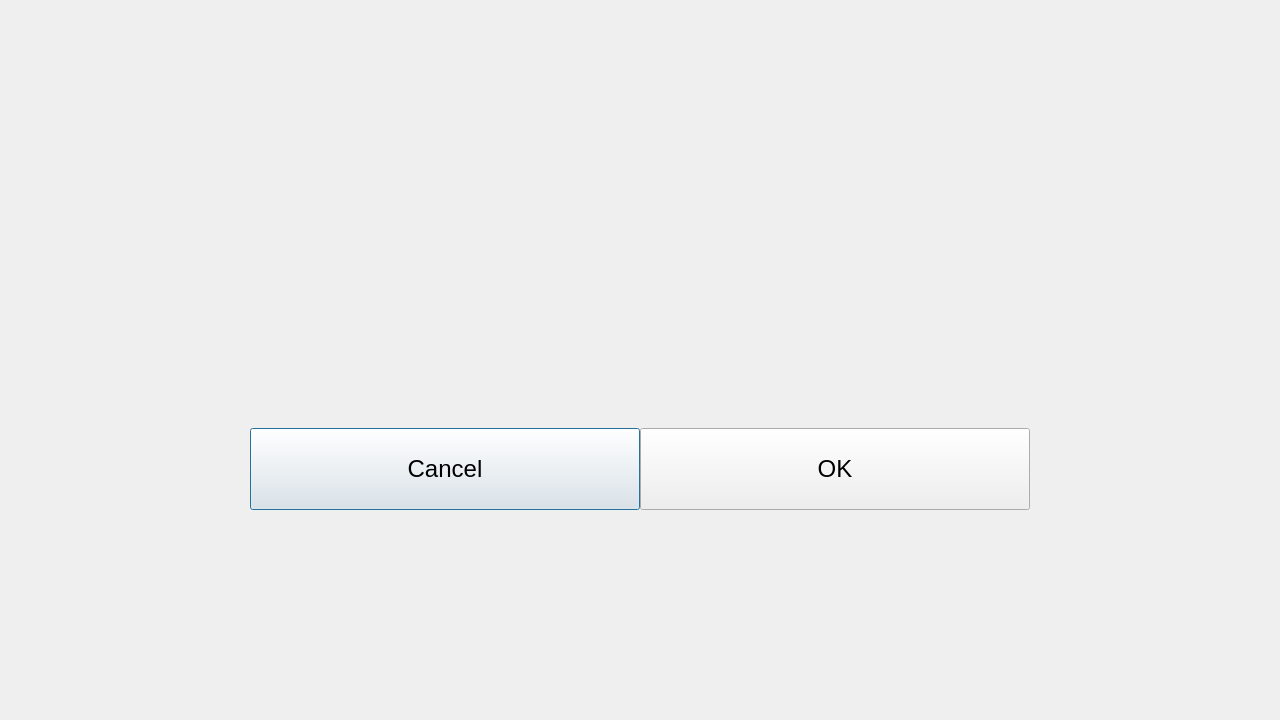
<?xml version="1.0" encoding="UTF-8"?>
<ui version="4.0">
 <class>OverlayDialog</class>
 <widget class="QDialog" name="OverlayDialog">
  <property name="geometry">
   <rect>
    <x>0</x>
    <y>0</y>
    <width>1280</width>
    <height>720</height>
   </rect>
  </property>
  <property name="windowTitle">
   <string>Dialog</string>
  </property>
  <property name="styleSheet">
   <string notr="true"/>
  </property>
  <layout class="QVBoxLayout" name="verticalLayout">
   <property name="spacing">
    <number>0</number>
   </property>
   <property name="leftMargin">
    <number>0</number>
   </property>
   <property name="topMargin">
    <number>0</number>
   </property>
   <property name="rightMargin">
    <number>0</number>
   </property>
   <property name="bottomMargin">
    <number>0</number>
   </property>
   <item>
    <widget class="QStackedWidget" name="stackedDialog">
     <property name="currentIndex">
      <number>0</number>
     </property>
     <widget class="QWidget" name="lineDialog">
      <layout class="QGridLayout" name="lineDialogGridLayout" rowstretch="210,300,210" columnstretch="250,780,250">
       <property name="leftMargin">
        <number>0</number>
       </property>
       <property name="topMargin">
        <number>0</number>
       </property>
       <property name="rightMargin">
        <number>0</number>
       </property>
       <property name="bottomMargin">
        <number>0</number>
       </property>
       <property name="spacing">
        <number>0</number>
       </property>
       <item row="1" column="1">
        <widget class="QWidget" name="contentDialog" native="true">
         <layout class="QVBoxLayout" name="verticalLayout_2" stretch="70,149,82">
          <property name="spacing">
           <number>0</number>
          </property>
          <property name="leftMargin">
           <number>0</number>
          </property>
          <property name="topMargin">
           <number>0</number>
          </property>
          <property name="rightMargin">
           <number>0</number>
          </property>
          <property name="bottomMargin">
           <number>0</number>
          </property>
          <item>
           <widget class="QLabel" name="label_title">
            <property name="font">
             <font>
              <pointsize>14</pointsize>
             </font>
            </property>
            <property name="alignment">
             <set>Qt::AlignBottom|Qt::AlignLeading|Qt::AlignLeft</set>
            </property>
           </widget>
          </item>
          <item>
           <widget class="QLabel" name="label_dialog">
            <property name="font">
             <font>
              <pointsize>18</pointsize>
             </font>
            </property>
            <property name="alignment">
             <set>Qt::AlignCenter</set>
            </property>
            <property name="wordWrap">
             <bool>true</bool>
            </property>
           </widget>
          </item>
          <item>
           <widget class="QWidget" name="buttonsDialog" native="true">
            <layout class="QHBoxLayout" name="horizontalLayout">
             <property name="spacing">
              <number>0</number>
             </property>
             <property name="leftMargin">
              <number>0</number>
             </property>
             <property name="topMargin">
              <number>0</number>
             </property>
             <property name="rightMargin">
              <number>0</number>
             </property>
             <property name="bottomMargin">
              <number>0</number>
             </property>
             <item>
              <widget class="QPushButton" name="button_cancel">
               <property name="sizePolicy">
                <sizepolicy hsizetype="Expanding" vsizetype="Expanding">
                 <horstretch>0</horstretch>
                 <verstretch>0</verstretch>
                </sizepolicy>
               </property>
               <property name="font">
                <font>
                 <pointsize>18</pointsize>
                </font>
               </property>
               <property name="text">
                <string>Cancel</string>
               </property>
              </widget>
             </item>
             <item>
              <widget class="QPushButton" name="button_ok_label">
               <property name="sizePolicy">
                <sizepolicy hsizetype="Expanding" vsizetype="Expanding">
                 <horstretch>0</horstretch>
                 <verstretch>0</verstretch>
                </sizepolicy>
               </property>
               <property name="font">
                <font>
                 <pointsize>18</pointsize>
                </font>
               </property>
               <property name="text">
                <string>OK</string>
               </property>
              </widget>
             </item>
            </layout>
           </widget>
          </item>
         </layout>
        </widget>
       </item>
       <item row="0" column="1">
        <spacer name="verticalSpacer">
         <property name="orientation">
          <enum>Qt::Vertical</enum>
         </property>
         <property name="sizeHint" stdset="0">
          <size>
           <width>20</width>
           <height>40</height>
          </size>
         </property>
        </spacer>
       </item>
       <item row="1" column="0">
        <spacer name="horizontalSpacer">
         <property name="orientation">
          <enum>Qt::Horizontal</enum>
         </property>
         <property name="sizeHint" stdset="0">
          <size>
           <width>40</width>
           <height>20</height>
          </size>
         </property>
        </spacer>
       </item>
       <item row="2" column="1">
        <spacer name="verticalSpacer_2">
         <property name="orientation">
          <enum>Qt::Vertical</enum>
         </property>
         <property name="sizeHint" stdset="0">
          <size>
           <width>20</width>
           <height>40</height>
          </size>
         </property>
        </spacer>
       </item>
       <item row="1" column="2">
        <spacer name="horizontalSpacer_2">
         <property name="orientation">
          <enum>Qt::Horizontal</enum>
         </property>
         <property name="sizeHint" stdset="0">
          <size>
           <width>40</width>
           <height>20</height>
          </size>
         </property>
        </spacer>
       </item>
      </layout>
     </widget>
     <widget class="QWidget" name="richDialog">
      <layout class="QGridLayout" name="richDialogGridLayout" rowstretch="100,520,100" columnstretch="165,950,165">
       <property name="leftMargin">
        <number>0</number>
       </property>
       <property name="topMargin">
        <number>0</number>
       </property>
       <property name="rightMargin">
        <number>0</number>
       </property>
       <property name="bottomMargin">
        <number>0</number>
       </property>
       <property name="spacing">
        <number>0</number>
       </property>
       <item row="1" column="0">
        <spacer name="horizontalSpacer_3">
         <property name="orientation">
          <enum>Qt::Horizontal</enum>
         </property>
         <property name="sizeHint" stdset="0">
          <size>
           <width>40</width>
           <height>20</height>
          </size>
         </property>
        </spacer>
       </item>
       <item row="2" column="1">
        <spacer name="verticalSpacer_4">
         <property name="orientation">
          <enum>Qt::Vertical</enum>
         </property>
         <property name="sizeHint" stdset="0">
          <size>
           <width>20</width>
           <height>40</height>
          </size>
         </property>
        </spacer>
       </item>
       <item row="0" column="1">
        <spacer name="verticalSpacer_3">
         <property name="orientation">
          <enum>Qt::Vertical</enum>
         </property>
         <property name="sizeHint" stdset="0">
          <size>
           <width>20</width>
           <height>40</height>
          </size>
         </property>
        </spacer>
       </item>
       <item row="1" column="1">
        <widget class="QWidget" name="contentRichDialog" native="true">
         <layout class="QVBoxLayout" name="verticalLayout_3" stretch="70,368,82">
          <property name="spacing">
           <number>0</number>
          </property>
          <property name="leftMargin">
           <number>0</number>
          </property>
          <property name="topMargin">
           <number>0</number>
          </property>
          <property name="rightMargin">
           <number>0</number>
          </property>
          <property name="bottomMargin">
           <number>0</number>
          </property>
          <item>
           <widget class="QLabel" name="label_title_rich">
            <property name="font">
             <font>
              <pointsize>14</pointsize>
             </font>
            </property>
            <property name="text">
             <string/>
            </property>
            <property name="alignment">
             <set>Qt::AlignBottom|Qt::AlignLeading|Qt::AlignLeft</set>
            </property>
           </widget>
          </item>
          <item>
           <widget class="QTextBrowser" name="text_browser_dialog">
            <property name="font">
             <font>
              <pointsize>18</pointsize>
             </font>
            </property>
            <property name="html">
             <string>&lt;!DOCTYPE HTML PUBLIC &quot;-//W3C//DTD HTML 4.0//EN&quot; &quot;http://www.w3.org/TR/REC-html40/strict.dtd&quot;&gt;
&lt;html&gt;&lt;head&gt;&lt;meta name=&quot;qrichtext&quot; content=&quot;1&quot; /&gt;&lt;style type=&quot;text/css&quot;&gt;
p, li { white-space: pre-wrap; }
&lt;/style&gt;&lt;/head&gt;&lt;body style=&quot; font-family:'MS Shell Dlg 2'; font-size:18pt; font-weight:400; font-style:normal;&quot;&gt;
&lt;p style=&quot;-qt-paragraph-type:empty; margin-top:0px; margin-bottom:0px; margin-left:0px; margin-right:0px; -qt-block-indent:0; text-indent:0px;&quot;&gt;&lt;br /&gt;&lt;/p&gt;&lt;/body&gt;&lt;/html&gt;</string>
            </property>
           </widget>
          </item>
          <item>
           <widget class="QWidget" name="buttonsRichDialog" native="true">
            <layout class="QHBoxLayout" name="horizontalLayout_2">
             <property name="spacing">
              <number>0</number>
             </property>
             <property name="leftMargin">
              <number>0</number>
             </property>
             <property name="topMargin">
              <number>0</number>
             </property>
             <property name="rightMargin">
              <number>0</number>
             </property>
             <property name="bottomMargin">
              <number>0</number>
             </property>
             <item>
              <widget class="QPushButton" name="button_cancel_rich">
               <property name="sizePolicy">
                <sizepolicy hsizetype="Expanding" vsizetype="Expanding">
                 <horstretch>0</horstretch>
                 <verstretch>0</verstretch>
                </sizepolicy>
               </property>
               <property name="font">
                <font>
                 <pointsize>18</pointsize>
                </font>
               </property>
               <property name="text">
                <string>Cancel</string>
               </property>
              </widget>
             </item>
             <item>
              <widget class="QPushButton" name="button_ok_rich">
               <property name="sizePolicy">
                <sizepolicy hsizetype="Expanding" vsizetype="Expanding">
                 <horstretch>0</horstretch>
                 <verstretch>0</verstretch>
                </sizepolicy>
               </property>
               <property name="font">
                <font>
                 <pointsize>18</pointsize>
                </font>
               </property>
               <property name="text">
                <string>OK</string>
               </property>
              </widget>
             </item>
            </layout>
           </widget>
          </item>
         </layout>
        </widget>
       </item>
       <item row="1" column="2">
        <spacer name="horizontalSpacer_4">
         <property name="orientation">
          <enum>Qt::Horizontal</enum>
         </property>
         <property name="sizeHint" stdset="0">
          <size>
           <width>40</width>
           <height>20</height>
          </size>
         </property>
        </spacer>
       </item>
      </layout>
     </widget>
    </widget>
   </item>
  </layout>
 </widget>
 <resources>
  <include location="../../../dist/icons/overlay/overlay.qrc"/>
 </resources>
 <connections/>
</ui>
